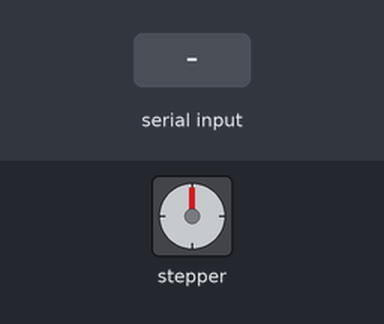
Bench run of a sketch on a simulated Arduino Uno, built with avr-gcc and run on an emulated ATmega328P. On the bench: stepper motor. The inputs (shaded band) are chosen by the test bench. Stepper angles assume 200 steps per turn; what the sketch prints to the serial monitor is not drawn.

Above: at 1.2 s.
1.3 s: "1\n" received over Serial
At 1.45 s:
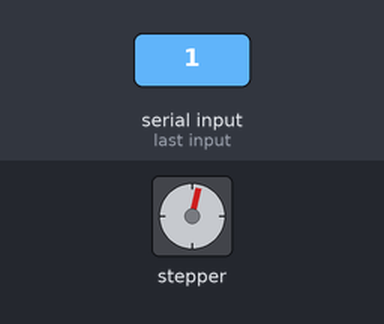
At 2.05 s:
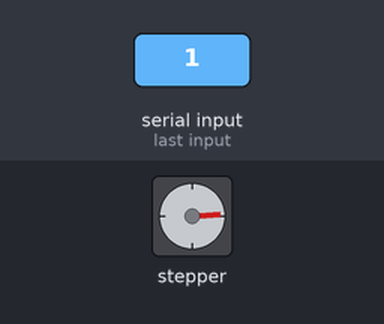
Timing chart, 0 to 59.8 s (numbered marks = the images above; inputs shaded):
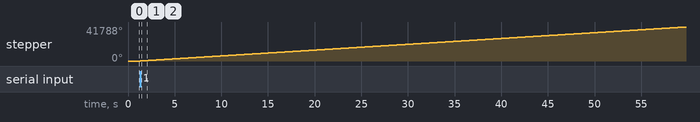

Measured:
- after the input at 1.3 s, stepper: keeps turning clockwise at about 715°/s, starting at once

The sketch:

slap.ino
```cpp
#include <Stepper.h>

const int stepsPerRevolution = 200;
bool received = false;

Stepper myStepper(stepsPerRevolution, 9, 10, 11, 12);

void setup() {
  Serial.begin(9600);
  Serial.println("Arduino ready");
  myStepper.setSpeed(120); // MAX for default arduino motor
}

void loop() {
  if (Serial.available() > 0) {
    String command = Serial.readStringUntil('\n');
    command.trim();
    received = true;
  }

  if (received) {
    myStepper.step(stepsPerRevolution);
  }
}
```
